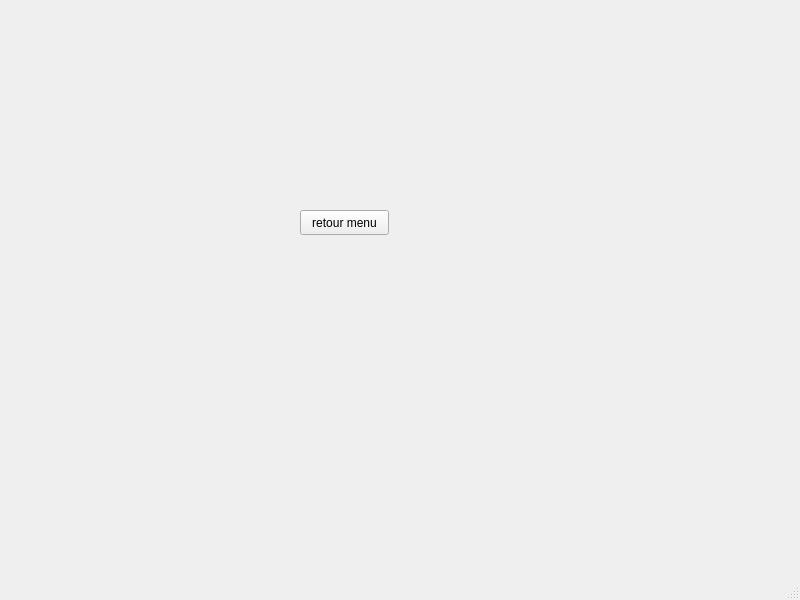
<?xml version="1.0" encoding="UTF-8"?>
<ui version="4.0">
 <class>fenetre2</class>
 <widget class="QMainWindow" name="fenetre2">
  <property name="geometry">
   <rect>
    <x>0</x>
    <y>0</y>
    <width>800</width>
    <height>600</height>
   </rect>
  </property>
  <property name="windowTitle">
   <string>MainWindow</string>
  </property>
  <widget class="QWidget" name="centralwidget">
   <widget class="QPushButton" name="bouton_fenetre2">
    <property name="geometry">
     <rect>
      <x>300</x>
      <y>210</y>
      <width>89</width>
      <height>25</height>
     </rect>
    </property>
    <property name="text">
     <string>retour menu</string>
    </property>
   </widget>
  </widget>
  <widget class="QMenuBar" name="menubar">
   <property name="geometry">
    <rect>
     <x>0</x>
     <y>0</y>
     <width>800</width>
     <height>22</height>
    </rect>
   </property>
  </widget>
  <widget class="QStatusBar" name="statusbar"/>
 </widget>
 <resources/>
 <connections>
  <connection>
   <sender>bouton_fenetre2</sender>
   <signal>clicked()</signal>
   <receiver>fenetre2</receiver>
   <slot>close()</slot>
   <hints>
    <hint type="sourcelabel">
     <x>344</x>
     <y>248</y>
    </hint>
    <hint type="destinationlabel">
     <x>407</x>
     <y>275</y>
    </hint>
   </hints>
  </connection>
 </connections>
</ui>
